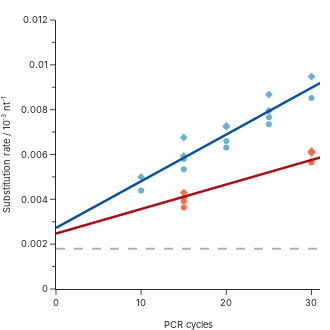

The notebook cell this image was saved under:
### Code cell
colors_lines = ["#08519c", "#a50f15"]
colors_points = ["#6baed6", "#fb6a4a"]





fig = px.scatter(
    alldf,
    x="series_var",
    y="rate",
    color="synthesis",
    symbol="read",
    color_discrete_sequence=colors_points
)

x_var = np.linspace(0, 90, 10)

for i, synthesis in enumerate(alldf.synthesis.unique()):
    window = alldf.loc[alldf.synthesis == synthesis]
    fit = smf.ols(formula='rate ~ series_var', data=window).fit()
    display(fit.summary())
    display(fit.summary2().tables[1])

    fig.add_trace(
        pg.Scatter(
            x=x_var,
            y=fit.predict(exog={'series_var': x_var}),
            mode="lines",
            showlegend=False,
            line=dict(color=colors_lines[i], width=2.5)
        )
    )


fig.add_hline(y=seq_sub_rate, line_width=2, line_dash="dash")





fig.update_layout(
    template='simple_white',
    height=330,
    width=330,
    showlegend=False,
    margin=dict(l=0, r=10, t=20, b=00),
    font_family="Inter",
    legend_font_size=28/3,
)
fig.update_xaxes(
    title="PCR cycles",
    range=[0, 31],
    title_font_size=28/3, 
    tickfont_size=28/3
)
fig.update_yaxes(
    title="Substitution rate / 10<sup>-3</sup> nt<sup>-1</sup>",
    range=[0, 0.012], 
    title_font_size=28/3, 
    tickfont_size=28/3, 
    minor_ticks="outside", 
    minor_dtick=0.001
)

fig.show()
fig.write_image("init_substitutions.svg")

### Figure 1 — Plotly figure (JSON) as saved in the notebook; plotly's stock layout.template omitted (floating-point values rounded to 4 significant figures)
{"data": [{"hovertemplate": "synthesis=Genscript<br>read=1<br>series_var=%{x}<br>rate=%{y}<extra></extra>", "legendgroup": "Genscript, 1", "marker": {"color": "#6baed6", "symbol": "circle"}, "mode": "markers", "name": "Genscript, 1", "orientation": "v", "showlegend": true, "type": "scatter", "x": [15, 20, 25, 30, 10, 15, 20, 25], "xaxis": "x", "y": [0.005795, 0.006315, 0.00766, 0.008516, 0.004396, 0.005344, 0.006603, 0.007345], "yaxis": "y"}, {"hovertemplate": "synthesis=Genscript<br>read=2<br>series_var=%{x}<br>rate=%{y}<extra></extra>", "legendgroup": "Genscript, 2", "marker": {"color": "#6baed6", "symbol": "diamond"}, "mode": "markers", "name": "Genscript, 2", "orientation": "v", "showlegend": true, "type": "scatter", "x": [15, 20, 25, 30, 10, 15, 20, 25], "xaxis": "x", "y": [0.006758, 0.007275, 0.008675, 0.00948, 0.005001, 0.005933, 0.007237, 0.007952], "yaxis": "y"}, {"hovertemplate": "synthesis=Twist<br>read=1<br>series_var=%{x}<br>rate=%{y}<extra></extra>", "legendgroup": "Twist, 1", "marker": {"color": "#fb6a4a", "symbol": "circle"}, "mode": "markers", "name": "Twist, 1", "orientation": "v", "showlegend": true, "type": "scatter", "x": [15, 30, 45, 60, 75, 90, 15, 30, 45, 60, 75, 90], "xaxis": "x", "y": [0.003636, 0.005689, 0.007006, 0.008931, 0.01051, 0.01187, 0.00392, 0.005643, 0.007206, 0.009022, 0.01056, 0.01207], "yaxis": "y"}, {"hovertemplate": "synthesis=Twist<br>read=2<br>series_var=%{x}<br>rate=%{y}<extra></extra>", "legendgroup": "Twist, 2", "marker": {"color": "#fb6a4a", "symbol": "diamond"}, "mode": "markers", "name": "Twist, 2", "orientation": "v", "showlegend": true, "type": "scatter", "x": [15, 30, 45, 60, 75, 90, 15, 30, 45, 60, 75, 90], "xaxis": "x", "y": [0.004063, 0.00615, 0.007446, 0.009365, 0.01095, 0.01229, 0.004303, 0.006077, 0.007621, 0.009483, 0.01095, 0.01249], "yaxis": "y"}, {"line": {"color": "#08519c", "width": 2.5}, "mode": "lines", "showlegend": false, "type": "scatter", "x": [0, 10, 20, 30, 40, 50, 60, 70, 80, 90], "y": [0.002726, 0.004809, 0.006893, 0.008976, 0.01106, 0.01314, 0.01523, 0.01731, 0.01939, 0.02148]}, {"line": {"color": "#a50f15", "width": 2.5}, "mode": "lines", "showlegend": false, "type": "scatter", "x": [0, 10, 20, 30, 40, 50, 60, 70, 80, 90], "y": [0.002475, 0.003569, 0.004663, 0.005757, 0.006851, 0.007945, 0.009039, 0.01013, 0.01123, 0.01232]}], "layout": {"font": {"family": "Inter"}, "height": 330, "legend": {"font": {"size": 9.333}, "title": {"text": "synthesis, read"}, "tracegroupgap": 0}, "margin": {"b": 0, "l": 0, "r": 10, "t": 20}, "shapes": [{"line": {"dash": "dash", "width": 2}, "type": "line", "x0": 0, "x1": 1, "xref": "x domain", "y0": 0.0018, "y1": 0.0018, "yref": "y"}], "showlegend": false, "width": 330, "xaxis": {"anchor": "y", "domain": [0, 1], "range": [0, 31], "tickfont": {"size": 9.333}, "title": {"font": {"size": 9.333}, "text": "PCR cycles"}}, "yaxis": {"anchor": "x", "domain": [0, 1], "minor": {"dtick": 0.001, "ticks": "outside"}, "range": [0, 0.012], "tickfont": {"size": 9.333}, "title": {"font": {"size": 9.333}, "text": "Substitution rate / 10<sup>-3</sup> nt<sup>-1</sup>"}}}}
